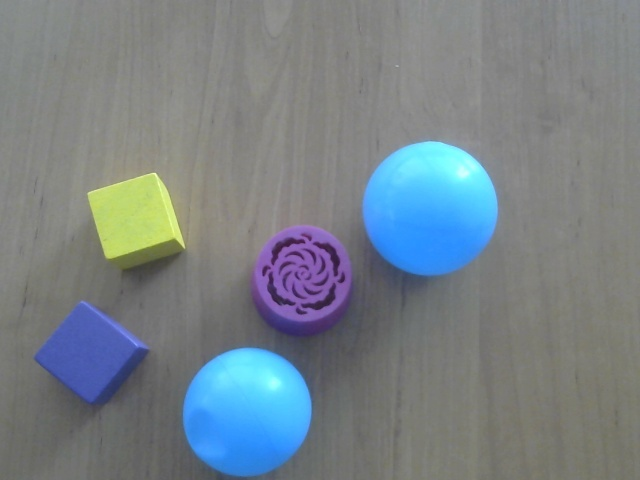
#> input picture networkcamera/saved.jpg, 640 x 480 px, given in place of the camera
$ python canny.py
#> lines starting #> are read from the running program, lines starting #| are printed output that depends on the picture; after the words box and inside, x2 and y2 are one past the last pixel; in counts of white or black regions, pixels touching at a corner belong together
import cv2

flimit = 100
slimit = 200

def fupdate(value):
    global flimit
    flimit = value

def supdate(value):
    global slimit
    slimit = value

cam = cv2.VideoCapture(0)
cv2.namedWindow("Camera", cv2.WINDOW_KEEPRATIO)
cv2.namedWindow("Mask", cv2.WINDOW_KEEPRATIO)

cv2.createTrackbar("F", "Mask", flimit, 255, fupdate)
cv2.createTrackbar("S", "Mask", slimit, 255, supdate)

while cam.isOpened():
    ret, frame = cam.read()
#> frame is the input picture: shape (480, 640, 3); mean B, G, R 134.7, 129.3, 119.8
    gray = cv2.cvtColor(frame, cv2.COLOR_BGR2GRAY)
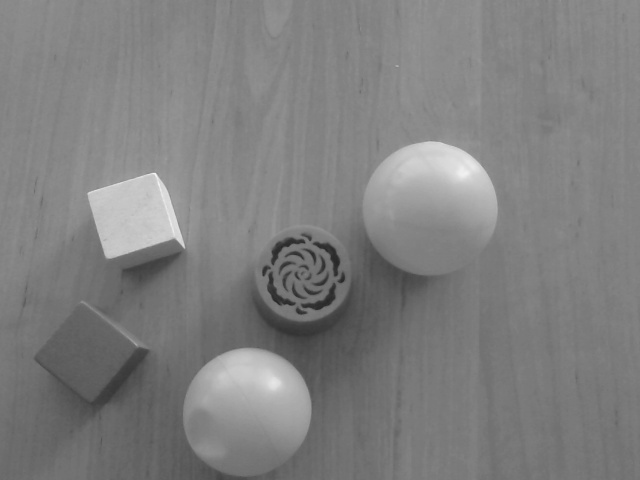
#> gray: shape (480, 640); min 37, max 245, mean 127.1
    gray = cv2.GaussianBlur(gray, (7, 7), 0)
    contours = cv2.Canny(gray, flimit, slimit)
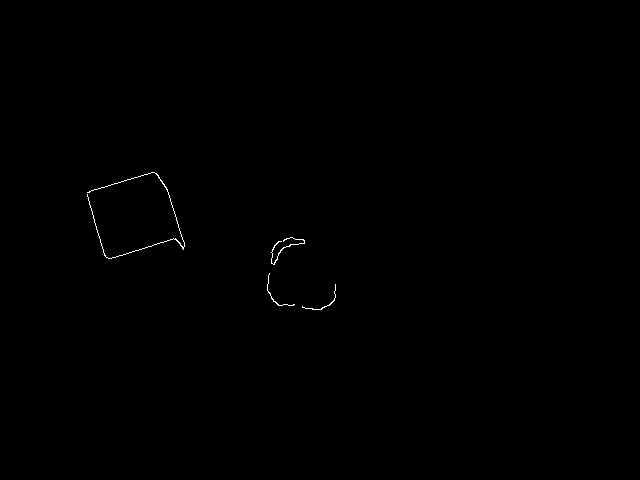
#> contours: shape (480, 640); 0.17% white in thin lines or dots, all inside (x1, y1, x2, y2) = (87, 172, 336, 310)

    cv2.imshow("Camera", frame)
    cv2.imshow("Mask", contours)

    if cv2.waitKey(1) == ord('q'):
#> (key q is pressed here)
        break

cam.release()
cv2.destroyAllWindows()

$ run again, on networkcamera/1.png
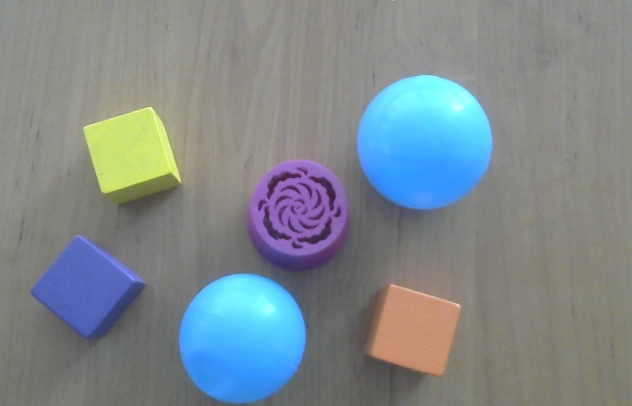
#> input picture networkcamera/1.png, 632 x 406 px, given in place of the camera
#> frame is the input picture: shape (406, 632, 3); mean B, G, R 140, 136.2, 127.3
#> `gray = cv2.cvtColor(frame, cv2.COLOR_BGR2GRAY)`:
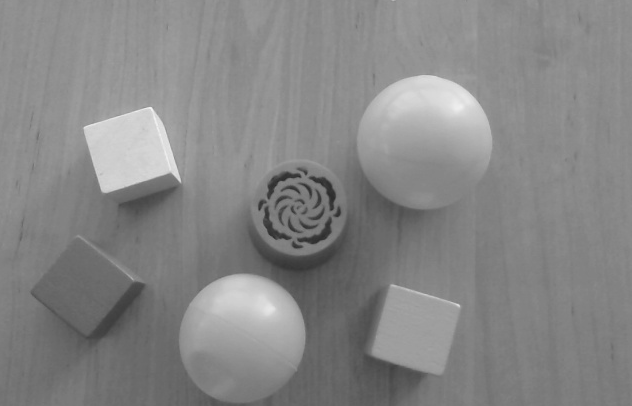
#> gray: shape (406, 632); min 41, max 244, mean 134
#> `contours = cv2.Canny(gray, flimit, slimit)`:
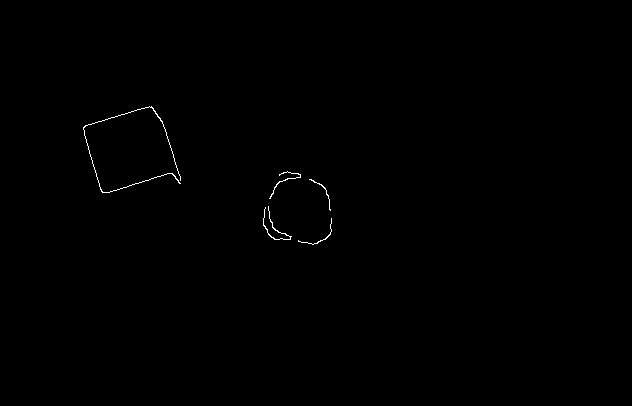
#> contours: shape (406, 632); 0.24% white in thin lines or dots, all inside (x1, y1, x2, y2) = (83, 106, 332, 245)
